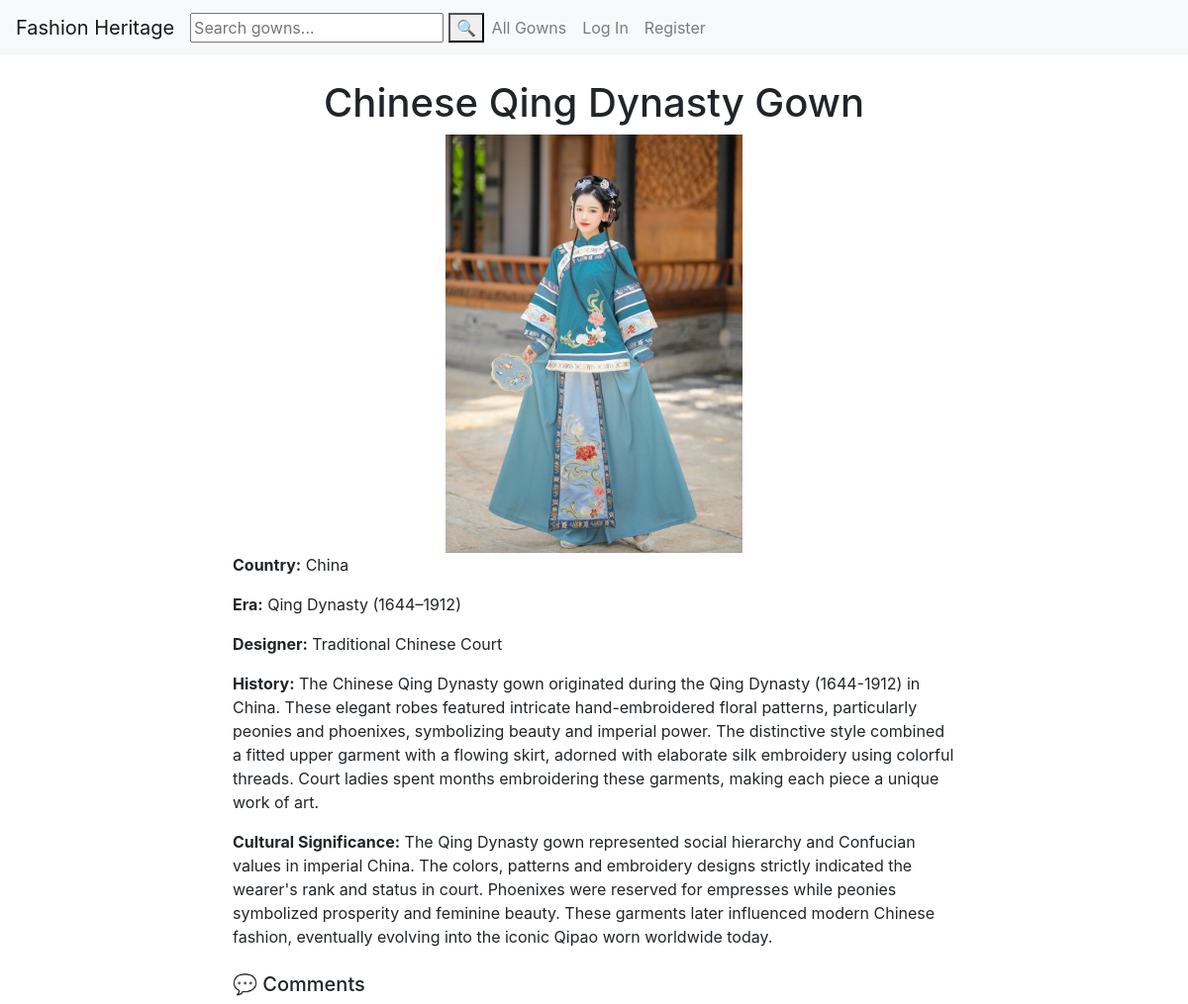
The app's page /gown/3, older data.
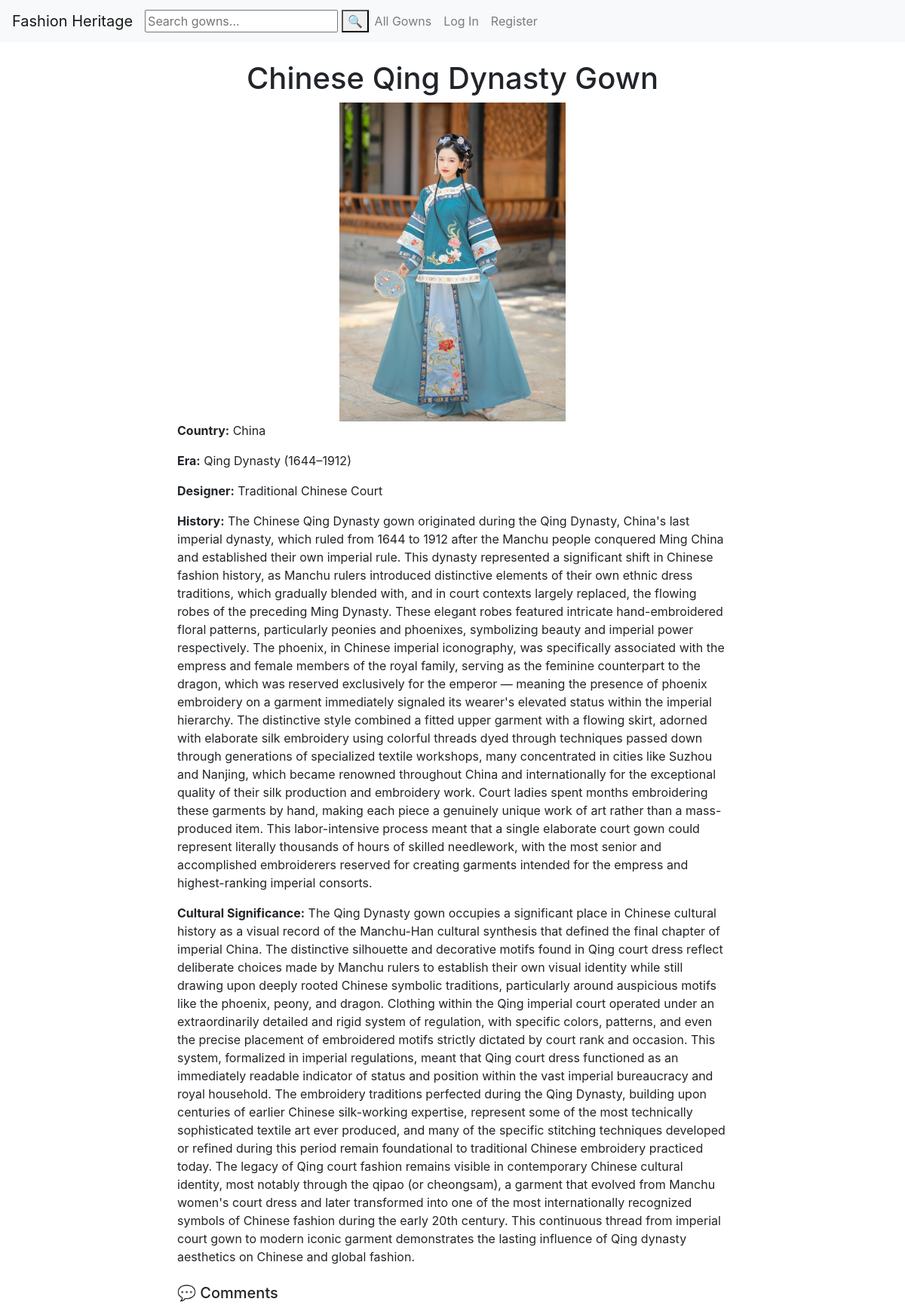
The same page, newer data.
### fashion_heritage/models.py (models this page shows, shortened)
class Gown(models.Model):
    name = models.CharField(max_length=100)
    image = models.ImageField(upload_to='gowns/')
    history = models.TextField()
    country_of_origin = models.CharField(max_length=200)
    era = models.CharField(max_length=200)
    designer = models.CharField(max_length=200)
    materials = models.TextField()
    cultural_significance = models.TextField()
    added_by = models.ForeignKey('auth.User', on_delete=models.CASCADE, related_name='gowns')
    created_at = models.DateTimeField(auto_now_add=True)

### fashion_heritage/views.py (the view)
# urls.py: path("gown/<int:gown_id>", views.gown_detail, name="gown_detail"),
def gown_detail(request, gown_id):
    gown = Gown.objects.get(id=gown_id)
    comments = Comment.objects.filter(gown=gown)
    return render(request, "fashion_heritage/gown_detail.html", {
        "gown": gown,
        "comments": comments
    })

### fashion_heritage/templates/fashion_heritage/gown_detail.html (shortened to what this page needs)
{% extends "fashion_heritage/layout.html" %}
    {% block body %}
    <div class="container mt-4">
        <div class="row justify-content-center">
            <div class="col-md-8">
        <h1 style="text-align: center";>{{ gown.name }}</h1>
        <div style="text-align: center";><img src="/media/{{ gown.image }}" width="300"></div>
        <p><strong>Country:</strong> {{ gown.country_of_origin }}</p>
        <p><strong>Era:</strong> {{ gown.era }}</p>
        <p><strong>Designer:</strong> {{ gown.designer }}</p>
        <p><strong>History:</strong> {{ gown.history }}</p>
        <p><strong>Cultural Significance:</strong> {{ gown.cultural_significance }}</p>
    <h5 class="mt-4">💬 Comments</h5>
             </div>
        </div>
    </div>
    {% endblock %}

Row changes from the older to the newer data that the page shows:
changed Gown "Chinese Qing Dynasty Gown": history "…originated during the Qing Dynasty (1644-1912) in China. These elegant robes featured intricate hand-embroidered floral patterns, particularly peonies and phoenixes, symbolizing beauty and imperial power. The distinctive style combined a fitted upper garment with a flowing skirt, adorned with elaborate silk embroidery using colorful threads. Court ladies spent months embroidering these garments, making each piece a unique work of art." → "…originated during the Qing Dynasty, China's last imperial dynasty, which ruled from 1644 to 1912 after the Manchu people conquered Ming China and established their own imperial rule. This dynasty represented a significant shift in Chinese fashion history, as Manchu rulers introduced distinctive elements of their own ethnic dress traditions, which gradually blended with, and in court contexts largely replaced, the flowing robes of the preceding Ming Dynasty. These elegant robes featured intricate hand-embroidered floral patterns, particularly peonies and phoenixes, symbolizing beauty and imperial power respectively. The phoenix, in Chinese imperial iconography, was specifically associated…"; cultural_significance "The Qing Dynasty gown represented social hierarchy and Confucian values in imperial China. The colors, patterns and embroidery designs strictly indicated the wearer's rank and status in court. Phoenixes were reserved for empresses while peonies symbolized prosperity and feminine beauty. These garments later influenced modern Chinese fashion, eventually evolving into the iconic Qipao worn worldwide today." → "The Qing Dynasty gown occupies a significant place in Chinese cultural history as a visual record of the Manchu-Han cultural synthesis that defined the final chapter of imperial China. The distinctive silhouette and decorative motifs found in Qing court dress reflect deliberate choices made by Manchu rulers to establish their own visual identity while still drawing upon deeply rooted Chinese symbolic traditions, particularly around auspicious motifs like the phoenix, peony, and dragon. Clothing within the Qing imperial court operated under an extraordinarily detailed and rigid system of regulation, with specific colors, patterns, and even the precise placement of embroidered motifs strictly…"
